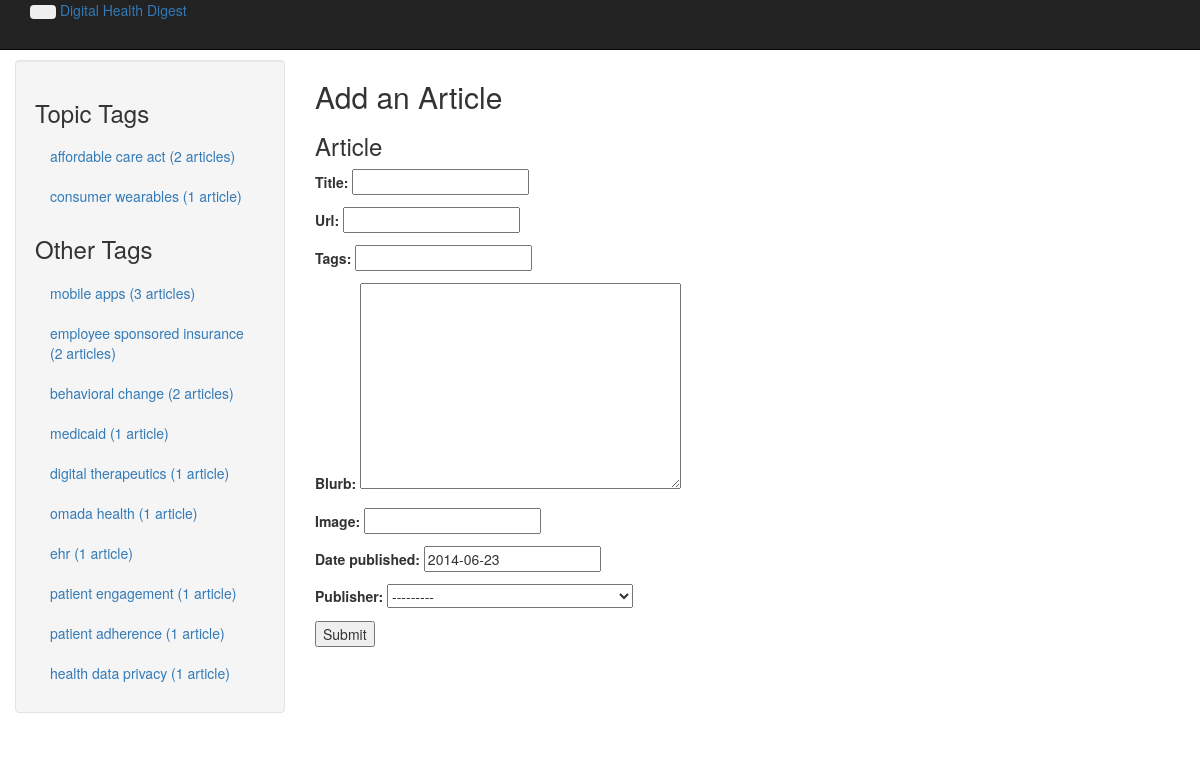
/add_article/ (signed in), run on an earlier commit of the app's database.
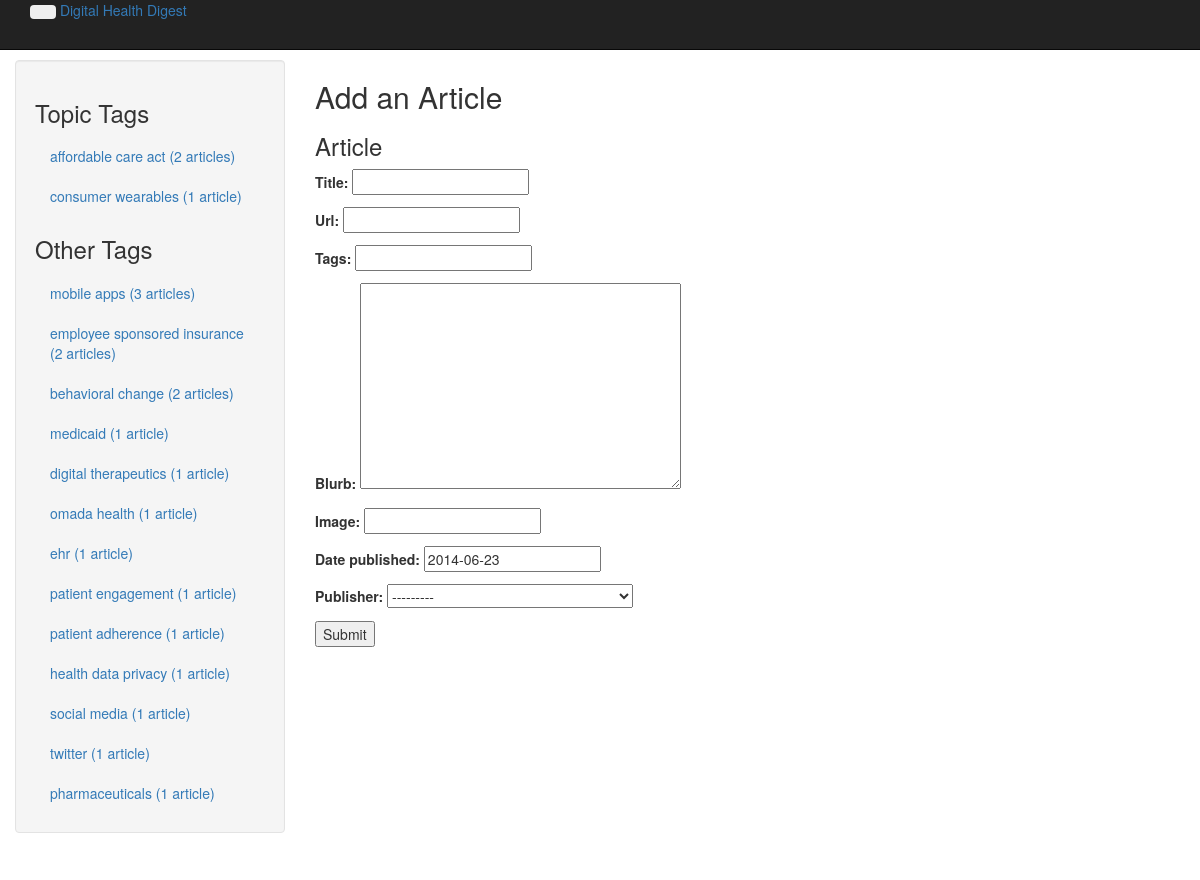
And on a later commit of the database.
### blog/models.py (models this page shows, shortened)
class Tag(models.Model):
	articles = models.ManyToManyField(Article)
	name = models.CharField(max_length=128, unique=True)
	topic_tag = models.BooleanField(default=False)
	article_count = models.IntegerField(default=0)

### blog/views.py (the view)
# urls.py: url(r'^add_article/$', 'blog.views.add_article', name='add_article'),
@login_required
def add_article(request):
	topic_tags, other_tags = get_tag_lists()
	current_user = request.user
	if request.method == 'POST':
		form = ArticleForm(request.POST)
		if form.is_valid():
			new_article = form.save()
			raw_tags = form.cleaned_data['tags'].split(',')
			if raw_tags:
				for raw_tag in raw_tags:
					raw_tag = raw_tag.strip().replace(' ', '_').lower()
					tag_name = urllib.quote(raw_tag)
					tag, created = Tag.objects.get_or_create(name=tag_name)
					if created:
						tag.article_count=1
					else:
						tag.article_count +=1
					tag.save()
					tag.articles.add(new_article)
			return redirect(index)
		else:
			print form.errors
	else:
		form = ArticleForm(initial={'author': current_user})
	context = {
		'form': form,
		'topic_tags': topic_tags,
		'other_tags': other_tags,
	}
	return render(request, 'add_article.html', context)

### blog/forms.py
class ArticleForm(forms.ModelForm):
	class Meta:
		model = Article
		fields = ('author', 'title','url',  'tags', 'blurb', 'image', 'date_published', 'publisher' )
		widgets = {
                'author': forms.HiddenInput()
            }
	tags = forms.CharField(max_length=100, required=False)

### blog/models.py (called while the page is built)
	def __unicode__(self):
		return self.name

### blog/views.py (called while the page is built)
def get_tag_lists():
	topic_tags = Tag.objects.filter(topic_tag=True).order_by('-article_count')
	for tag in topic_tags:
		tag.clean_name = tag.name.replace('_', ' ')
	other_tags = Tag.objects.filter(topic_tag=False).order_by('-article_count')
	for tag in other_tags:
		tag.clean_name = tag.name.replace('_', ' ')
	return topic_tags, other_tags

### blog/templates/add_article.html (shortened to what this page needs)
{% extends 'base.html' %}
{% block subheader %} Add an Article {% endblock %}
{% block content %}
<div id="new-bookmark-widget">
	<form method="post">
		<h3>Article</h3>
		{{ form.as_p }}
		<p><button id="new-article-submit">Submit</button>
	</form>
</div>
{% endblock %}

### blog/templates/base.html (shortened to what this page needs)
<!doctype html>
{% load static %}
<html>
<head>
    <link href="{% static 'css/bootstrap-fluid-adj.css' %}" rel="stylesheet">
    <link href="{% static 'css/bootstrap.min.css' %}" rel="stylesheet" media="screen">
    <link href="{% static 'css/bootstrap-responsive.css' %}" rel="stylesheet">
    <link href="{% static 'css/base.css' %}" rel="stylesheet">
</head>
<body>
	<div class="navbar navbar-inverse navbar-fixed-top">
		<div class="navbar-inner">
			<div class="container">
				<button type="button" class="btn btn-navbar" data-toggle="collapse" data-target=".nav-collapse">
				</button>
				<a class="brand" href="/articles/">Digital Health Digest</a>
			</div>
		</div>
	</div>
	<div class="container-fluid">
		<div class ="row-fluid">
			<div class="span3">
				<div class="well sidebar-nav">
				{% block sidebar %}
					<div id="tags">
						{% include 'tag_list.html' %}
					</div>
				{% endblock %}
				</div>
			</div>
			<div class="span9">
				<h2>{% block subheader %}{% endblock %}</h2>
				{% block content %}
				{% endblock %}
			</div>
		</div>
	</div>
</body>
</html>

### blog/templates/tag_list.html
<h3>Topic Tags</h3>
<ul class="nav nav-list">
	{% if topic_tags %}
		{% for tag in topic_tags %}
			<li><a href="{% url 'blog.views.tag' tag.name %}">{{ tag.clean_name }} ({{ tag.article_count }} {% if tag.article_count > 1 %} articles{% elif tag.article_count == 1 %} article{% endif %})</a></li>
		{% endfor %}
	{% else %}
		<li>No categories here.</li>
	{% endif %}
</ul>
<h3>Other Tags</h3>
<ul class="nav nav-list">
	{% if other_tags %}
		{% for tag in other_tags %}
			<li><a href="{% url 'blog.views.tag' tag.name %}">{{ tag.clean_name }} ({{ tag.article_count }} {% if tag.article_count > 1 %} articles{% elif tag.article_count == 1 %} article{% endif %})</a></li>
		{% endfor %}
	{% else %}
		<li>No categories here.</li>
	{% endif %}
</ul>

### static/css/base.css (style rules this page uses)
li { list-style-type: none; }

What changed in the data, as far as the page shows it:
added Tag: clean_name "social media", article_count "1", shown under "Other Tags"
added Tag: clean_name "twitter", article_count "1", shown under "Other Tags"
added Tag: clean_name "pharmaceuticals", article_count "1", shown under "Other Tags"
